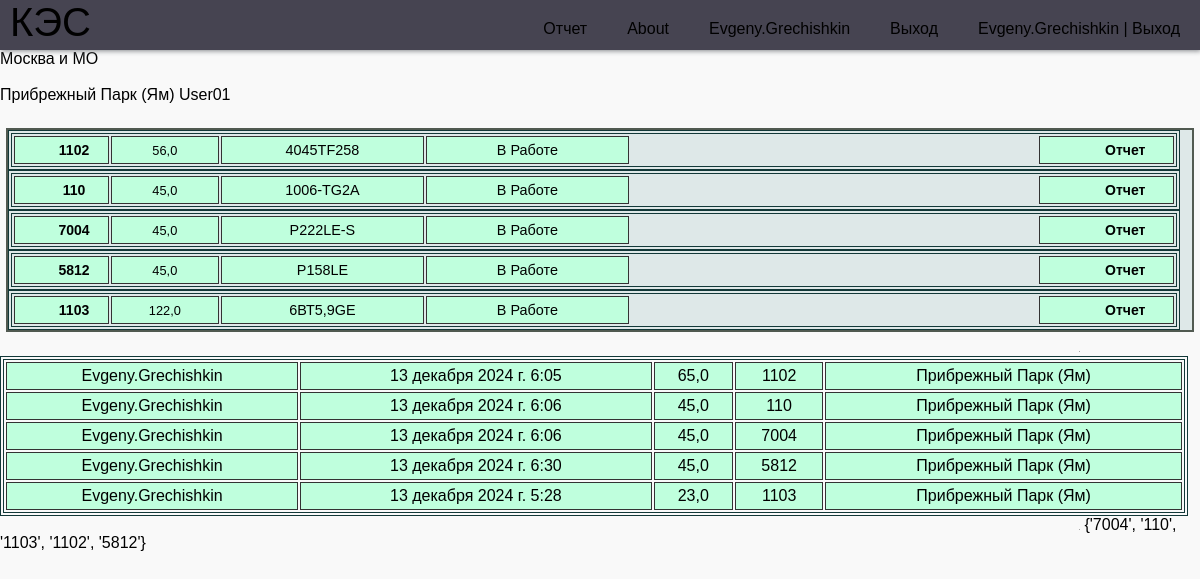
The page /area/4/ (signed in) on the database its author committed.
### report/models.py (models this page shows, shortened)
class ObjectKES(models.Model):
    name = models.CharField(max_length=30)
    manager = models.ForeignKey(get_user_model(),
                               on_delete=models.SET_NULL,
                               related_name='manager_obj',
                               null=True, default=None)
    public = models.BooleanField(default=False)
    class Meta:
        verbose_name = 'Объект'
        verbose_name_plural = 'Объект'

class Location(models.Model):
    name = models.CharField(max_length=30)
    object_kes = models.ForeignKey(ObjectKES, on_delete=models.SET_NULL, null=True)
    operator = models.ForeignKey(get_user_model(),
                               on_delete=models.SET_NULL,
                               related_name='operator_area',
                               null=True, default=None)
    address = models.CharField(max_length=250, blank=True)
    def __str__(self):
        return f"{self.name}"
    class Meta:
        verbose_name = 'Участок'
        verbose_name_plural = 'Участок'

class CreateDGU(models.Model):
    name = models.CharField(max_length=30, verbose_name="Номер Дгу")
    maker_dvs = models.ForeignKey(Maker, on_delete=models.SET_NULL, null=True, blank=True, verbose_name="Производитель")
    long_name = models.CharField(max_length=30, null=True, blank=True, verbose_name="Название Дгу")
    post_name = models.ForeignKey(Post, on_delete=models.SET_NULL, null=True, blank=True, verbose_name="Название поста")
    dvs = models.ForeignKey(DVS, on_delete=models.SET_NULL, null=True, blank=True, verbose_name="ДВС")
    alternator = models.ForeignKey(Alternator, on_delete=models.SET_NULL, null=True, blank=True, verbose_name="Генератор")
    location = models.ForeignKey(Location, on_delete=models.SET_NULL, null=True,blank=True, verbose_name="Обьект")
    work = models.BooleanField(default=False, verbose_name='в Работе')
    status = models.ForeignKey(Status, on_delete=models.SET_NULL, null=True, verbose_name="Состояние")
    paralel = models.BooleanField(default=False, verbose_name='Паралель')
    koguch = models.BooleanField(default=False, verbose_name='Кожухное Исполнение')
    weight = models.PositiveIntegerField(null=True, blank=True, default=0, verbose_name='Вес кг')
    lsh = models.CharField(max_length=100, null=True, blank=True, verbose_name="Длинна * Ширина * Высота ")
    title = models.CharField(max_length=250, blank=True, verbose_name='Описание  проблем')
    data_to = models.DateField(blank=True, null=True,  verbose_name='Дата последнего ТО')
    motochas_to = models.PositiveIntegerField(null=True, blank=True,  verbose_name='Моточасы последнего ТО')
    interval_to = models.PositiveIntegerField(null=True, blank=True, default=300, verbose_name='Межсервисный интервал')
    narabotka = models.BooleanField(default=True, verbose_name='Наработка')
    nagruzka = models.BooleanField(default=True, verbose_name='Нагрузка')
    active = models.BooleanField(default=True, verbose_name='Активная Нагрузка')
    reactive = models.BooleanField(default=True, verbose_name='Реактивная  Нагрузка')
    full_load = models.BooleanField(default=True, verbose_name='Полная  Нагрузка')
    l1 = models.BooleanField(default=True, verbose_name='L1')
    l2 = models.BooleanField(default=True, verbose_name='L2')
    l3 = models.BooleanField(default=True, verbose_name='L3')
    dmasla = models.BooleanField(default=True, verbose_name='Давление масла')
    tog = models.BooleanField(default=True, verbose_name='Темп. Охл. Жидкости')
    akb = models.BooleanField(default=True, verbose_name='АКБ')
    primechanie = models.BooleanField(default=True, verbose_name='Примечания')
    class Meta:
        verbose_name = 'ДГУ'
        verbose_name_plural = 'ДГУ'

class DVS(models.Model):
    model_dvs = models.ForeignKey(DVSmodel, on_delete=models.SET_NULL, blank=True, null=True, verbose_name="ДВС")
    sn = models.CharField(max_length=70, blank=True, verbose_name='Серейный номер')
    engine_hours = models.FloatField(blank=True, null=True, verbose_name="Моточасы")
    title = models.CharField(max_length=250, blank=True, verbose_name='Описание')
    class Meta:
        verbose_name = 'ДВС'
        verbose_name_plural = 'ДВС'

class DVSmodel(models.Model):
    model_dvs = models.CharField(blank=True, max_length=30, verbose_name='Модель ДВС')
    maker_dvs = models.ForeignKey(Maker, on_delete=models.SET_NULL, null=True, verbose_name="Производитель")
    power = models.IntegerField(blank=True, verbose_name="Мощьность ДВС")
    cylinders = models.IntegerField(blank=True, verbose_name="Количество цилиндров")
    volume = models.DecimalField(blank=True, null=True, max_digits=5, decimal_places=2,  verbose_name="Объем ДВС")
    weight = models.PositiveIntegerField(null=True, blank=True, default=0, verbose_name='Вес кг')
    title = models.CharField(max_length=250, blank=True, verbose_name='Описание')
    class Meta:
        verbose_name = 'Модель ДВС'
        verbose_name_plural = 'Модель ДВС'

class ReportDGU(models.Model):
    dgu = models.ForeignKey(CreateDGU, on_delete=models.SET_NULL, null=True, verbose_name="Номер Дгу")
    author = models.ForeignKey(get_user_model(), on_delete=models.SET_NULL, related_name='posts', null=True,
                               default=None)
    narabotka = models.FloatField(blank=True, null=True,  verbose_name='Наработка')
    nagruzka = models.PositiveIntegerField(null=True, blank=True, verbose_name='Нагрузка')
    active = models.PositiveIntegerField(null=True, blank=True,  verbose_name='Активная Нагрузка')
    reactive = models.PositiveIntegerField(null=True, blank=True,  verbose_name='Реактивная  Нагрузка')
    full_load = models.PositiveIntegerField(null=True, blank=True,  verbose_name='Полная  Нагрузка')
    l1 = models.PositiveSmallIntegerField(null=True, blank=True,  verbose_name='L1')
    l2 = models.PositiveSmallIntegerField(null=True, blank=True,  verbose_name='L2')
    l3 = models.PositiveSmallIntegerField(null=True, blank=True,  verbose_name='L3')
    dmasla = models.FloatField(blank=True, null=True, verbose_name='Давление масла')
    tc = models.FloatField(blank=True, null=True,  verbose_name='Темп. Охл. Жидкости')
    akb = models.FloatField(blank=True, null=True, verbose_name='АКБ')
    title = models.CharField(max_length=450, null=True, blank=True,  verbose_name='Замечания')
    time_create = models.DateTimeField(auto_now_add=True, blank=True, null=True,)
    time_update = models.DateTimeField(auto_now=True, blank=True, null=True,)
    class Meta:
        verbose_name = 'Ежедневный отчет'
        verbose_name_plural = 'Ежедневный отчет'

### report/views.py (the view)
# urls.py: path("area/<int:id>/", area, name='area'),
@login_required
def area(request, id):
    y, m, d = (int(i) for i in date.today().isoformat().split("-"))
    dgus = CreateDGU.objects.filter(location=id)
    location = Location.objects.get(id=id)
    object_kes = Location.objects.get(id=id).object_kes.name
    report = ReportDGU.objects.filter(time_create__date=date(y, m, d), dgu__location__id=id)
    rpt = set(i.dgu.name for i in report)
    return render(request, "area.html",
                  {'dgus': dgus, 'location': location, 'object_kes': object_kes,
                   'report': report, 'rpt': rpt})

### report/templates/area.html (shortened to what this page needs)
{% extends 'base.html' %}
{% load static %}
{% block css %}
    <link rel="stylesheet" href="{% static 'style/style.css' %}">
    <link rel="stylesheet" href="{% static 'style/style_area.css' %}">
{% endblock css %}
{% block content %}
<main>
    <p>{{ object_kes }}</p> <br>
    <p>{{ location.name }} {{ location.operator }}</p> <br>
        <div class="blok_1  inline">
            {% for dgu in dgus %}
                <table>
                    <tr>
                        {% if dgu.status.id == 2 %}
                            <td class="st1 dgu_status_avar"><a href="{% url 'dgu' dgu.id %}" >{{dgu.name}}</a></td>
                            <td class="st5 dgu_status_avar">{{dgu.dvs.engine_hours}}</td>
                            <td class="st2 dgu_status_avar">{{dgu.dvs.model_dvs.model_dvs}}</td>
                            <td class="st3 dgu_status_avar">Аварийная остановка</td>
                            <td class="st6 dgu_status_avar">{{dgu.title}}</td>
                            <td class="st4 dgu_status_avar"><a href="../../create_report/{{dgu.id}}">Ремонт</a></td>
                        {% elif dgu.work %}
                            <td class="st1 dgu_status_rab" ><a href="{% url 'dgu' dgu.id %}" >{{dgu.name}}</a></td>
                            <td class="st5 dgu_status_rab">{{dgu.dvs.engine_hours}}</td>
                            <td class="st2 dgu_status_rab">{{dgu.dvs.model_dvs.model_dvs}}</td>
                                {% if dgu.status.id == 4 %}
                                    <td class="st3 dgu_status_rem">Требуется незн. ремонт</td>
                                {% elif dgu.status.id == 5 %}
                                    <td class="st3 dgu_status_avar">Требуется ТО</td>
                                {% else %}
                                    <td class="st3 dgu_status_rab">В Работе</td>
                                {% endif %}
                            <td class="st6 dgu_status_rab">{{dgu.title}}</td>
                            {% if dgu.name in rpt %}
                            <td class="st4 dgu_status_rab"><a href="../../create_report/{{dgu.id}}">Отчет</a></td>
                            {% else %}
                            <td class="st4 dgu_status_avar"><a href="../../create_report/{{dgu.id}}">Отчет</a></td>
                            {% endif %}
                        {% endif %}
                    </tr></table>
                {% endfor %}
            </div>
    <table>
    {% for rpt in report %}
    <tr>
        <td>{{ rpt.author}}</td>
        <td>{{ rpt.time_create}}</td>
        <td>{{ rpt.tc }}</td>
        <td>{{ rpt.dgu.name }}</td>
        <td>{{ rpt.dgu.location }}</td>
    </tr>
    {% endfor %}</table>
    {{ rpt }}
</main>
{% endblock content %}

### report/templates/base.html (shortened to what this page needs)
<!DOCTYPE html>
{% load static %}
<html lang="ru">
<head>
    {% block css %}{% endblock css %}
</head>
<body>
    <header class="header">
         <a href="{%url 'index'%}" class="logo">КЭС</a>
        <nav class="nav">
            <ul class="menu">
                {% if user.is_authenticated %}
                <li><a href="{%url 'create_dgu'%}">Отчет</a></li>
                <li><a href="#">About</a></li>
                <li><a href="admin/">{{user.username}}</a></li>
                <li><a href="{%url 'users:logout'%}">Выход</a></li>
                <li><a href="{%url 'users:logout'%}">{{user.username}} | Выход</a></li>
                {% else %}
                <li><a href="{%url 'users:login'%}">Авторизация</a></li>
                {% endif %}
            </ul>
        </nav>
    </header>
    {% block content %}{% endblock content %}
</body>
</html>

### report/static/style/style.css (style rules this page uses)
:root { --white: #f9f9f9; --black: #464451; --grey: #85888C; }
* { margin: 0; padding: 0; box-sizing: border-box; }
body { background-color: var(--white); font-family: "Poppins", sans-serif; }
a { text-decoration: none; }
ul { list-style: none; }
.header { background-color: var(--black); box-shadow: 1px 1px 5px 0px var(--grey); position: sticky; top: 0; width: 100%; height: 50px; }
.logo { display: inline-block; color: var(--white); font-size: 40px; margin-left: 10px; }
.nav { width: 100%; height: 100%; position: fixed; background-color: var(--black); overflow: hidden; }
.menu a { display: block; padding: 20px; color: var(--white); }
.nav { max-height: 0; transition: max-height .5s ease-out; }
td, th { margin: 5px; padding: 5px; }
@media (min-width: 768px) { .nav { max-height: 70px; top: 0; position: relative; float: right; width: fit-content; background-color: transparent; } }
@media (min-width: 768px) { .menu li { float: left; } }

### report/static/style/style_area.css (style rules this page uses)
a { color: #000; }
.inline { width: 99%; margin: 6px; float: left; }
.blok_1 { width: 99%; background-color: #DEE8E8; text-align: center; border: 2px solid rgb(81, 90, 81); }
.blok_1 a { color: #000; font-size: 14px; font-weight: bold; text-decoration: none; margin-left: 30%; }
table { border: 4px double #123838; width: 99%; text-align: center; }
td { background: #BFFFDD; border: 1px solid #333; empty-cells: hide; padding: 4px; }
.dgu_status_rab { background: #BFFFDD; }
.st1 { width: 7%; }
.st2 { width: 15%; font-size: 90%; }
.st3 { width:15%; font-size: 90%; }
.st4 { width: 10%; font-size: 90%; }
.st5 { width: 8%; font-size: 80%; }
.st6 { width: 30%; font-size: 80%; }
a:-webkit-any-link { color: #000; }

### rows shown on the page
ObjectKES: name "Москва и МО"
Location: name "Прибрежный Парк (Ям)", operator "User01"
CreateDGU: name "1102", dvs.engine_hours "56,0", dvs.model_dvs.model_dvs "4045TF258", shows "В Работе"
CreateDGU: name "110", dvs.engine_hours "45,0", dvs.model_dvs.model_dvs "1006-TG2A", shows "В Работе"
CreateDGU: name "7004", dvs.engine_hours "45,0", dvs.model_dvs.model_dvs "P222LE-S", shows "В Работе"
CreateDGU: name "5812", dvs.engine_hours "45,0", dvs.model_dvs.model_dvs "Р158LE", shows "В Работе"
CreateDGU: name "1103", dvs.engine_hours "122,0", dvs.model_dvs.model_dvs "6ВТ5,9GE", shows "В Работе"
ReportDGU: author "Evgeny.Grechishkin", time_create "13 декабря 2024 г. 6:05", tc "65,0", dgu.name "1102", dgu.location "Прибрежный Парк (Ям)"
ReportDGU: author "Evgeny.Grechishkin", time_create "13 декабря 2024 г. 6:06", tc "45,0", dgu.name "110", dgu.location "Прибрежный Парк (Ям)"
ReportDGU: author "Evgeny.Grechishkin", time_create "13 декабря 2024 г. 6:06", tc "45,0", dgu.name "7004", dgu.location "Прибрежный Парк (Ям)"
ReportDGU: author "Evgeny.Grechishkin", time_create "13 декабря 2024 г. 6:30", tc "45,0", dgu.name "5812", dgu.location "Прибрежный Парк (Ям)"
ReportDGU: author "Evgeny.Grechishkin", time_create "13 декабря 2024 г. 5:28", tc "23,0", dgu.name "1103", dgu.location "Прибрежный Парк (Ям)"

### other values the page prints
{{ user.username }} "Evgeny.Grechishkin"
{{ rpt }} "{'7004', '110', '1103', '1102', '5812'}"
